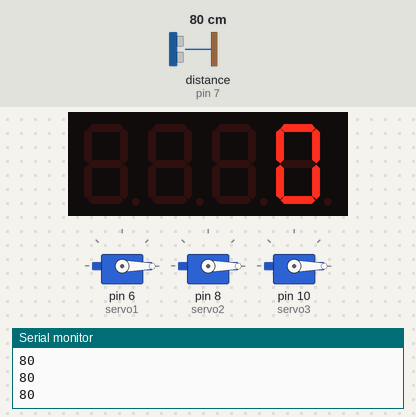
A sketch run on a simulated Arduino Uno, built with avr-gcc and run on an emulated ATmega328P. Parts: 3 × servo, 4-digit seven-segment display, the last lines printed to the serial monitor. Wiring (inferred from the names in the program): ultrasonic range finder: trigger pin 9; echo pin 7. The inputs (shaded band) are chosen by the test bench; at power-on: distance to the obstacle (sensor on pin 7) 80 cm. The echo pulse lasts 58.3 µs per cm.

Above: at 1.4 s.
1.5 s: distance to the obstacle (sensor on pin 7) set to 55 cm
3.0 s: distance to the obstacle (sensor on pin 7) set to 45 cm
At 4.2 s:
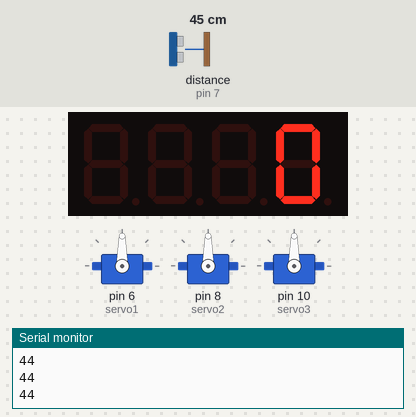
4.5 s: distance to the obstacle (sensor on pin 7) set to 2 cm
At 5.8 s:
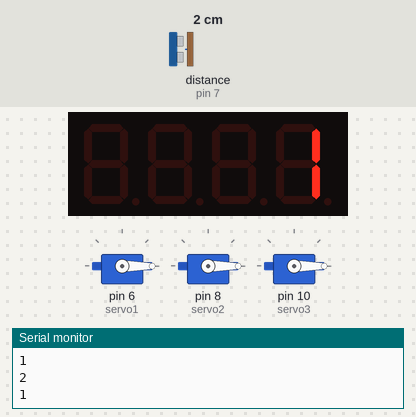
6.7 s: distance to the obstacle (sensor on pin 7) set to 35 cm
At 7.5 s:
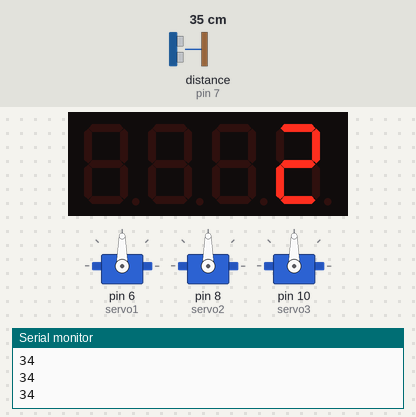
8.4 s: distance to the obstacle (sensor on pin 7) set to 60 cm
At 9.1 s:
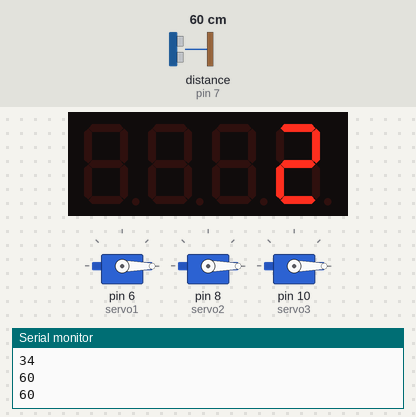
Timing chart, 0 to 10.9 s (numbered marks = the images above; inputs shaded):
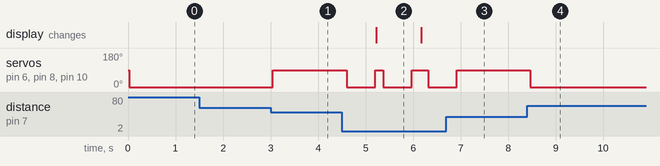

Measured:
- the behaviour switches between 51 and 50 cm on distance to the obstacle (sensor on pin 7) (found by bisection; images 0 and 1)
- after the input at 3.0 s, servo on pin 6 (servo1), servo on pin 8 (servo2), servo on pin 10 (servo3): 0° → 90° after 0.05 s
- after the input at 4.5 s, servo on pin 6 (servo1), servo on pin 8 (servo2), servo on pin 10 (servo3): goes 0° 0.60 s, 90° 0.17 s, 0° 0.60 s, 90° 0.34 s, then 0°, starting after 0.10 s; the display: changes after 0.72 s (image 2)
- after the input at 6.7 s, servo on pin 6 (servo1), servo on pin 8 (servo2), servo on pin 10 (servo3): goes on until 6.9 s, then stays 90°
- after the input at 8.4 s, servo on pin 6 (servo1), servo on pin 8 (servo2), servo on pin 10 (servo3): 90° → 0° after 0.07 s
- what the display in image 2 shows lasts 1.0 s, from 5.2 s to 6.2 s

The sketch:

vr1.ino
```cpp
// servo spin and stops depending on user distance 50 cm range in front of servo
// no timer added
// no buzzer added

#include <Servo.h>
#include <TM1637Display.h>

#define CLK_PIN 3
#define DIO_PIN 4

Servo servo1;
Servo servo2;
Servo servo3;
int triggerPin = 9;
int echoPin = 7;
long distance;
bool isCounting = false;

int count = 0;

TM1637Display display(CLK_PIN, DIO_PIN);

void setup() {
    Serial.begin(9600);
    pinMode(triggerPin, OUTPUT);
    pinMode(echoPin, INPUT);
    servo1.attach(6);
    servo2.attach(8);
    servo3.attach(10);

    display.setBrightness(7);         // Set brightness (0-7)
    display.showNumberDec(0, false);  // Display initial count as 0
}

void loop() {
      // additional 2 microsecond delay to ensure pulse clarity
  digitalWrite(triggerPin, LOW);
    delayMicroseconds(2);
    digitalWrite(triggerPin, HIGH);
    delayMicroseconds(10);
    digitalWrite(triggerPin, LOW);

      // pulseIn waits for signal to go from HIGH to LOW,
    // timeout according to max range of sensor
  long duration = pulseIn(echoPin, HIGH, 17400);
      // sound travels roughly 29cm per microsecond so we divide by 29,
    // then by 2 since we recorded sound both going forth and back
  distance = duration / 29 / 2;
    Serial.println(distance);
   
 
  if (distance > 1 && distance < 50) {
        servo1.write(90);
        servo2.write(90);
        servo3.write(90);
      
  }
  else {
        servo1.write(0);
        servo2.write(0);
        servo3.write(0);
        delay(500);
      
  }


    if (distance > 1 && distance < 20) {
        count = count + 1;
        display.showNumberDec(count, false);
        delay(50);
      
  }
  else {
          // Stop counting
    isCounting = false;
        count = 0;
      
  }

    delay(100);  // Small delay to stabilize the loop
}
```
